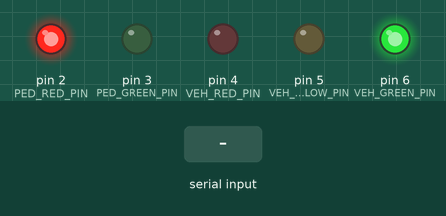
The sketch below on a simulated Arduino Uno, built with avr-gcc and run on an emulated ATmega328P. Parts: output pins drawn as LEDs (lit = HIGH). The test bench sets the inputs (shaded band). What the sketch prints to the serial monitor is not drawn.

Above: at 1.5 s.
1.6 s: "1" received over Serial
At 2.5 s:
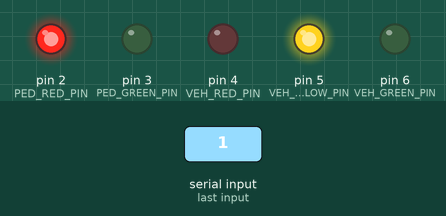
At 7.2 s:
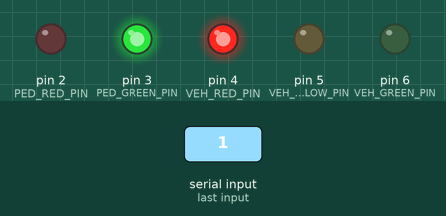
Timing chart, 0 to 13.1 s (numbered marks = the images above; inputs shaded):
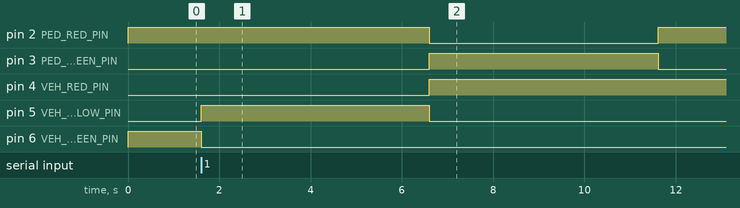

Measured:
- after the input at 1.6 s, pin 2 (PED_RED_PIN): HIGH → LOW after 5.0 s, → HIGH 5.0 s later; pin 3 (PED_GREEN_PIN): LOW → HIGH after 5.0 s, → LOW 5.0 s later; pin 4 (VEH_RED_PIN): LOW → HIGH after 5.0 s; pin 5 (VEH_YELLOW_PIN): LOW → HIGH at once, → LOW 5.0 s later; pin 6 (VEH_GREEN_PIN): HIGH → LOW at once

The sketch:

arduino_serialcomm.ino
```cpp
// ================================================================
// REAL-TIME TRAFFIC LIGHT SYSTEM - ARDUINO UNO
// Pedestrian + Vehicle Traffic Lights Only
// ================================================================

// ── Pin Configuration ────────────────────────────────────────────
const int PED_RED_PIN    = 2;
const int PED_GREEN_PIN  = 3;
const int VEH_RED_PIN    = 4;
const int VEH_YELLOW_PIN = 5;
const int VEH_GREEN_PIN  = 6;

// ── Timing Configuration ─────────────────────────────────────────
const unsigned long YELLOW_DURATION = 5000;    // 5s yellow / buffer
const unsigned long SIGNAL_TIMEOUT  = 10000;   // 10s watchdog

// ── State Machine ─────────────────────────────────────────────────
enum TrafficState {
  STATE_VEHICLE_GREEN,       // Normal: vehicles moving
  STATE_VEHICLE_YELLOW,      // Signal '1' → yellow before red
  STATE_VEHICLE_RED,         // Pedestrian crossing (GREEN)
  STATE_PEDESTRIAN_BUFFER    // Signal '0' → 5s buffer before vehicle green
};

TrafficState  currentState   = STATE_VEHICLE_GREEN;
unsigned long stateStartTime = 0;
unsigned long lastSignalTime = 0;
char          lastSignal     = '0';

// ================================================================
// HELPER FUNCTIONS
// ================================================================

void setPedestrianLight(const char* color) {
  if (strcmp(color, "GREEN") == 0) {
    digitalWrite(PED_RED_PIN,   LOW);
    digitalWrite(PED_GREEN_PIN, HIGH);
    Serial.println("[Pedestrian] GREEN");
  } else {
    digitalWrite(PED_RED_PIN,   HIGH);
    digitalWrite(PED_GREEN_PIN, LOW);
    Serial.println("[Pedestrian] RED");
  }
}

void setVehicleLight(const char* color) {
  digitalWrite(VEH_RED_PIN,    LOW);
  digitalWrite(VEH_YELLOW_PIN, LOW);
  digitalWrite(VEH_GREEN_PIN,  LOW);

  if (strcmp(color, "GREEN") == 0) {
    digitalWrite(VEH_GREEN_PIN, HIGH);
    Serial.println("[Vehicle] GREEN");
  } else if (strcmp(color, "YELLOW") == 0) {
    digitalWrite(VEH_YELLOW_PIN, HIGH);
    Serial.println("[Vehicle] YELLOW");
  } else {
    digitalWrite(VEH_RED_PIN, HIGH);
    Serial.println("[Vehicle] RED");
  }
}

void enterState(TrafficState newState) {
  currentState   = newState;
  stateStartTime = millis();

  switch (newState) {

    case STATE_VEHICLE_GREEN:
      // ── Normal flow: vehicles moving ─────────────────────────
      Serial.println("\n[State] VEHICLE GREEN");
      setPedestrianLight("RED");
      setVehicleLight("GREEN");
      break;

    case STATE_VEHICLE_YELLOW:
      // ── Signal '1': warn vehicles before pedestrian crossing ─
      Serial.println("\n[State] VEHICLE YELLOW (5s)");
      setPedestrianLight("RED");     // Pedestrian stays RED during yellow
      setVehicleLight("YELLOW");
      break;

    case STATE_VEHICLE_RED:
      // ── Yellow done: pedestrian can cross now ─────────────────
      Serial.println("\n[State] VEHICLE RED - PEDESTRIAN CROSSING");
      setPedestrianLight("GREEN");   // Pedestrian GREEN only after yellow
      setVehicleLight("RED");
      break;

    case STATE_PEDESTRIAN_BUFFER:
      // ── Signal '0': crossing done, buffer before vehicle green
      Serial.println("\n[State] PEDESTRIAN BUFFER (5s)");
      setPedestrianLight("RED");     // Pedestrian RED immediately
      setVehicleLight("RED");        // Vehicle stays RED during buffer
      break;
  }
}

// ================================================================
// SETUP
// ================================================================

void setup() {
  pinMode(PED_RED_PIN,    OUTPUT);
  pinMode(PED_GREEN_PIN,  OUTPUT);
  pinMode(VEH_RED_PIN,    OUTPUT);
  pinMode(VEH_YELLOW_PIN, OUTPUT);
  pinMode(VEH_GREEN_PIN,  OUTPUT);

  Serial.begin(9600);

  enterState(STATE_VEHICLE_GREEN);
  lastSignalTime = millis();

  Serial.println("================================================");
  Serial.println("  TRAFFIC LIGHT SYSTEM - ARDUINO READY");
  Serial.println("================================================");
  Serial.println("  '1' = Pedestrians → Yellow(5s) → Veh RED + Ped GREEN");
  Serial.println("  '0' = Crossing done → Ped RED → Buffer(5s) → Veh GREEN");
  Serial.println("================================================\n");
}

// ================================================================
// MAIN LOOP
// ================================================================

void loop() {
  unsigned long now = millis();

  // ── Read Serial Signal from Jetson ─────────────────────────────
  if (Serial.available() > 0) {
    char signal = Serial.read();

    if (signal == '1' || signal == '0') {
      lastSignal     = signal;
      lastSignalTime = now;

      Serial.print("[Serial] Received: ");
      Serial.println(signal);

      if (signal == '1') {
        // Only trigger if currently in vehicle green
        if (currentState == STATE_VEHICLE_GREEN) {
          enterState(STATE_VEHICLE_YELLOW);
        }
      }

      else if (signal == '0') {
        // Only trigger if currently in pedestrian crossing
        if (currentState == STATE_VEHICLE_RED) {
          enterState(STATE_PEDESTRIAN_BUFFER);
        }
      }
    }
  }

  // ── State Machine Transitions ───────────────────────────────────
  switch (currentState) {

    case STATE_VEHICLE_GREEN:
      // Waiting for '1' from Jetson
      break;

    case STATE_VEHICLE_YELLOW:
      // After 5s → vehicle red, pedestrian green
      if (now - stateStartTime >= YELLOW_DURATION) {
        enterState(STATE_VEHICLE_RED);
      }
      break;

    case STATE_VEHICLE_RED:
      // Waiting for '0' from Jetson (Python countdown finished)
      break;

    case STATE_PEDESTRIAN_BUFFER:
      // After 5s buffer → back to vehicle green
      if (now - stateStartTime >= YELLOW_DURATION) {
        enterState(STATE_VEHICLE_GREEN);
      }
      break;
  }

  // ── Watchdog: safety fallback if Jetson stops sending ──────────
  if (currentState != STATE_VEHICLE_GREEN &&
      (now - lastSignalTime > SIGNAL_TIMEOUT)) {
    Serial.println("\n[Watchdog] Timeout! Forcing safe state.");
    lastSignal = '0';
    enterState(STATE_PEDESTRIAN_BUFFER);
  }
}
```
